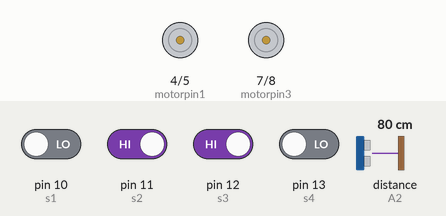
This sketch was run on a simulated Arduino Uno, built with avr-gcc and run on an emulated ATmega328P. On the bench: motor-driver pin pairs drawn as motors (green arrow = first pin HIGH = forward, orange = second pin HIGH = backward, longer = more drive, scaled by the enable pin). Inputs (shaded band) come from the test bench; at power-on: pin 11 (s2), pin 12 (s3) HIGH, pin 10 (s1), pin 13 (s4) LOW, distance to the obstacle (sensor on A2) 80 cm. The echo pulse lasts 58.3 µs per cm.

Above: at 1.2 s.
1.3 s: pin 10 (s1) driven HIGH
At 2.1 s:
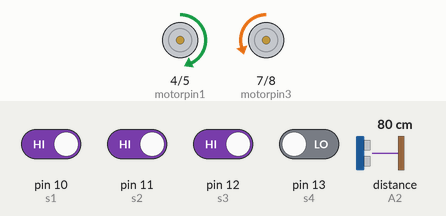
2.8 s: pin 12 (s3) driven LOW
At 3.2 s:
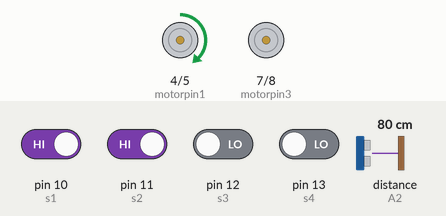
4.3 s: pin 12 (s3) driven HIGH
At 5.5 s:
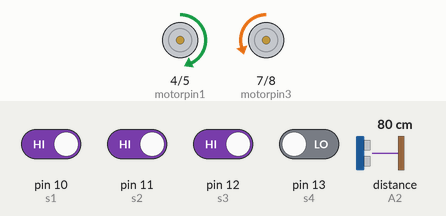
5.8 s: pin 13 (s4) driven HIGH
At 6.1 s:
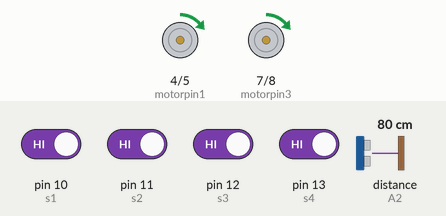
7.3 s: pin 11 (s2) driven LOW
At 8.0 s:
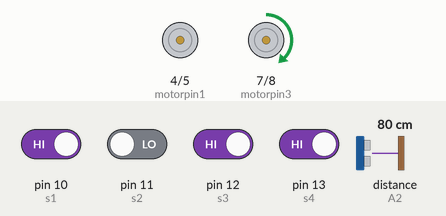
8.8 s: pin 11 (s2) driven HIGH
At 9.6 s:
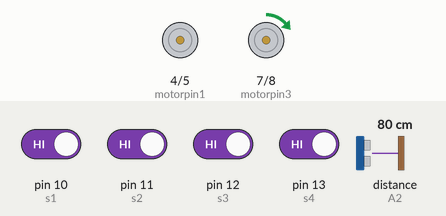
Timing chart, 0 to 11.3 s (numbered marks = the images above; inputs shaded):
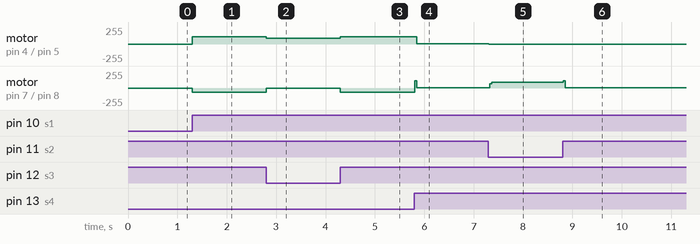

Measured:
- after the input at 1.3 s, motor on pin 4 (motorpin1) / pin 5 (motorpin2): stopped → forward 110/255 at once; motor on pin 7 (motorpin3) / pin 8 (motorpin4): stopped → backward 60/255 at once
- after the input at 2.8 s, motor on pin 4 (motorpin1) / pin 5 (motorpin2): forward 110/255 → forward 90/255 at once; motor on pin 7 (motorpin3) / pin 8 (motorpin4): backward 60/255 → stopped at once
- after the input at 4.3 s, motor on pin 4 (motorpin1) / pin 5 (motorpin2): forward 90/255 → forward 110/255 at once; motor on pin 7 (motorpin3) / pin 8 (motorpin4): stopped → backward 60/255 at once
- after the input at 5.8 s, motor on pin 4 (motorpin1) / pin 5 (motorpin2): forward 110/255 → forward 1/255 at once; motor on pin 7 (motorpin3) / pin 8 (motorpin4): backward 60/255 → forward 1/255 at once
- after the input at 7.3 s, motor on pin 4 (motorpin1) / pin 5 (motorpin2): forward 1/255 → stopped at once; motor on pin 7 (motorpin3) / pin 8 (motorpin4): forward 1/255 → forward 90/255 at once
- after the input at 8.8 s, motor on pin 7 (motorpin3) / pin 8 (motorpin4): forward 90/255 → forward 1/255 at once

The sketch:

line_follower_white_turf_mod.ino
```cpp
 int trigPin= 2;
// int echoPin= A0;
// int echoPin1=A1;
 int echoPin2=A2;                       //Sonar Sensors

int motorpin1 = 4;
int motorpin2 = 5;                      //LEFT Motor
int pwm1 = 6;

int motorpin3 = 7;
int motorpin4 = 8;                      //RIGHT Motor
int pwm2 = 9;

int s1 = 10; //orange                   // Sensor Array reads White =0 and Black =1
int s2 = 11; //white
int s3 = 12; //yellow
int s4 = 13; //black                    // sensors
int dis=0, ti=1;


void setup() {
  // Sensor pins declared by pinMode

  Serial.begin(9600);
  pinMode(trigPin, OUTPUT);
//  pinMode(echoPin, INPUT);
//  pinMode(echoPin1, INPUT);
  pinMode(echoPin2, INPUT);

  pinMode(s1, INPUT);
  pinMode(s2, INPUT);
  pinMode(s3, INPUT);
  pinMode(s4, INPUT);

  // Motor pins and Pulse Width Modulation declared by pinMode
  pinMode(motorpin1, OUTPUT);
  pinMode(motorpin2, OUTPUT);
  pinMode(motorpin3, OUTPUT);
  pinMode(motorpin4, OUTPUT);
  pinMode(pwm1, OUTPUT);
  pinMode(pwm2, OUTPUT);
}

void loop() {
  long duration, x2, distance;//, x1, x, difference;

  int a, a1, a2, a3;
  a=digitalRead(s1);
  a1=digitalRead(s2);
  a2=digitalRead(s3);
  a3=digitalRead(s4);

    if  (a==1 && a1==0 && a2==0 && a3==1)
    {
      forward();
      ti=1;
    }
    else if (a==0 && a1==0 && a2==0 && a3==1)
    {
      leftTurn();
      ti=1;
    }
     else if (a==0 && a1==0 && a2==1 && a3==1)
    {
     leftTurn(); //Left turn
     ti=1;
    }
    else if (a == 0 && a1 == 1 && a2 == 1 && a3 == 1)
    {
     fastMoveLeft(); //Left turn
     ti=1;
    }
    else if (a == 1 && a1 == 0 && a2 == 0 && a3 == 0)
    {
      rightTurn();
      ti=1;
    }
    else if (a == 1 && a1 == 1 && a2 == 0 && a3 == 0)
    {
      rightTurn();    // Right turn
      ti=1;
    }
   else if (a == 1 && a1 == 1 && a2 == 1 && a3 == 0)
    {
      fastMoveRight();   // Right turn
      ti=1;
    }
    else if (a==1 && a1==1 && a2==0 && a3==1)
    {
      rightTurn(); //emergency turn
      ti=1;
    }
    else if (a==1 && a1==0 && a2==1 && a3==1)
    {
      leftTurn(); //emergency turn
      ti=1;
    }
    if (a == 0 && a1 == 0 && a2 == 0 && a3 == 0)
    {
        forward();
        ti=1;
        if(a == 1 && a1 == 1 && a2 == 1 && a3 == 1)
        {
          reverse();
          leftTurn();
        }
    }
    else if (a == 1 && a1 == 1 && a2 == 1 && a3 == 1)
    {
      digitalWrite(motorpin1, HIGH);
      digitalWrite(motorpin2, LOW);
      analogWrite(pwm1, 0);
      digitalWrite(motorpin3, HIGH);
      digitalWrite(motorpin4, LOW);
      analogWrite(pwm2, 0);

      digitalWrite(trigPin, LOW);
      delayMicroseconds(2);
      digitalWrite(trigPin, HIGH);
      delayMicroseconds(10);
      digitalWrite(trigPin, LOW);
      duration = pulseIn(echoPin2, HIGH);
      distance = (duration/2) / 29.1;
      x2=distance;

      if(x2>20)
      {
        forward();
      }
      else if((x2<20)&&(ti==1))
      {
        dis=x2;
        forward();
      }
      else if((x2<20)&&(ti!=1)&&(x2>dis))
      {
        slow();
        delay(100);
        fastMoveRight();
        ti=3;
      }
      else if((x2<20)&&(ti!=1)&&(x2<dis))
      {
        slow();
        delay(100);
        fastMoveLeft();
        ti=3;
      }
    }
}

// Adjusting Directions

void forward() {
  digitalWrite(motorpin1, HIGH);
  digitalWrite(motorpin2, LOW);
  analogWrite(pwm1, 112);
  digitalWrite(motorpin3, HIGH);
  digitalWrite(motorpin4, LOW);
  analogWrite(pwm2, 112);
}

  void reverse() {
  digitalWrite(motorpin1, LOW);
  digitalWrite(motorpin2, HIGH);
  analogWrite(pwm1, 100);

  digitalWrite(motorpin3, LOW);
  digitalWrite(motorpin4, HIGH);
  analogWrite(pwm2, 100);
}
void leftTurn() {
  digitalWrite(motorpin1, LOW);
  digitalWrite(motorpin2, HIGH);
  analogWrite(pwm1, 0);

  digitalWrite(motorpin3, HIGH);
  digitalWrite(motorpin4, LOW);
  analogWrite(pwm2, 90);
}

void rightTurn(){
  digitalWrite(motorpin1, HIGH);
  digitalWrite(motorpin2, LOW);
  analogWrite(pwm1, 90);

  digitalWrite(motorpin3, LOW);
  digitalWrite(motorpin4, HIGH);
  analogWrite(pwm2, 0);
}

void fastMoveRight()
{
  digitalWrite(motorpin1, HIGH);
  digitalWrite(motorpin2, LOW);
  analogWrite(pwm1, 110);

  digitalWrite(motorpin3, LOW);
  digitalWrite(motorpin4, HIGH);
  analogWrite(pwm2, 60);
}

void fastMoveLeft(){
  digitalWrite(motorpin1, LOW);
  digitalWrite(motorpin2, HIGH);
  analogWrite(pwm1, 60);

  digitalWrite(motorpin3, HIGH);
  digitalWrite(motorpin4, LOW);
  analogWrite(pwm2, 110);
}
void slow()
{
  digitalWrite(motorpin1, HIGH);
  digitalWrite(motorpin2, LOW);
  analogWrite(pwm1, 50);

  digitalWrite(motorpin3, HIGH);
  digitalWrite(motorpin4, LOW);
  analogWrite(pwm2, 50);
}
```
